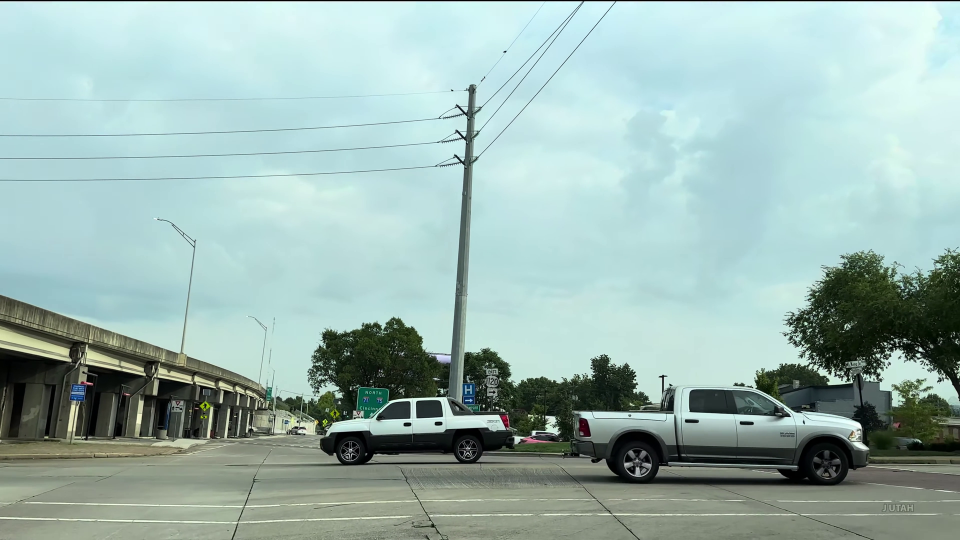
#> input picture 0_Datasets/Data/External_jutah/4_SelectedData/100/fail_0001.png, 1920 x 1080 px (shown at 1/2 size); its folder holds 3 pictures in this run
$ python 5_resize_images.py --size 100
#> lines starting #> are read from the running program, lines starting #| are printed output that depends on the picture
import os
import glob
import argparse

from tqdm import tqdm
from PIL import Image


def resize_image(img_file):
    with Image.open(img_file) as img:
#> img is the input picture: PIL image 1920x1080 RGB; mean R, G, B 155.7, 181.4, 176.2
        new_img = img.resize((img.width // 2, img.height // 2))
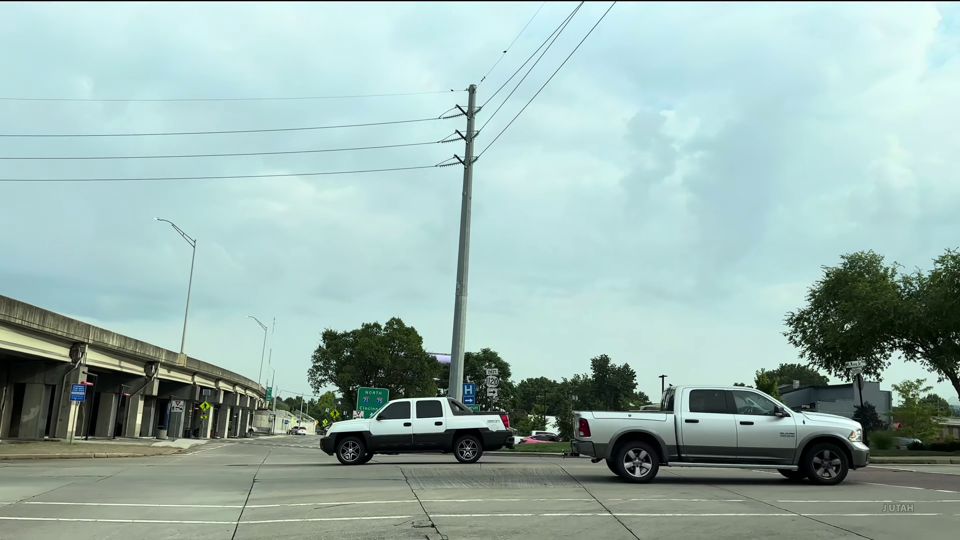
#> new_img: PIL image 960x540 RGB; mean R, G, B 155.7, 181.5, 176.2
    return new_img


# Decare the dataset directory
DATASET_DIRECTORY = "../0_Datasets/Data"

# Get user input
parser = argparse.ArgumentParser(description="Resize a folder of images")
parser.add_argument('--dataset',
                    type=str,
                    default="",
                    help="The dataset you want to process (OpenPilot_2k19, External_jutah)")
parser.add_argument('--size',
                    type=int,
                    required=True,
                    help="The size of the dataset you want to use")
args = parser.parse_args()


# Specify your folder path here
folder_path = f'{DATASET_DIRECTORY}/{args.dataset}/4_SelectedData/{args.size}'
output_folder = f'{DATASET_DIRECTORY}/{args.dataset}/4_SelectedData/{args.size}_smaller'


# Check if the output directory has been created
if not os.path.exists(output_folder):
    os.makedirs(output_folder)

# Get a list of files
patterns = ['*.jpg', '*.jpeg', '*.png']
all_files = [file for pattern in patterns for file in glob.glob(f"{folder_path}/{pattern}")]

# For each
for img_file in tqdm(all_files):
    # Resize and save
    resized_img = resize_image(img_file)
    resized_img.save(os.path.join(output_folder, os.path.basename(img_file)))
#> pass 2 of the loop `for img_file in tqdm(all_files):`:
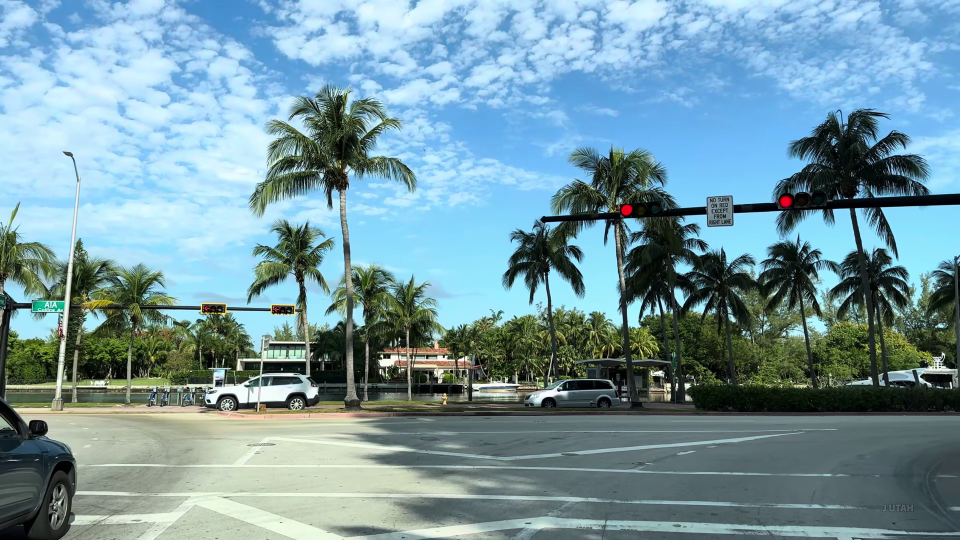
#> input picture 0_Datasets/Data/External_jutah/4_SelectedData/100/fail_0004.png, 1920 x 1080 px (shown at 1/2 size)
#> in resize_image, img is the input picture: PIL image 1920x1080 RGB; mean R, G, B 117.7, 151.4, 161.5
#> in resize_image (call 2), `new_img = img.resize((img.width // 2, img.height // 2))`:
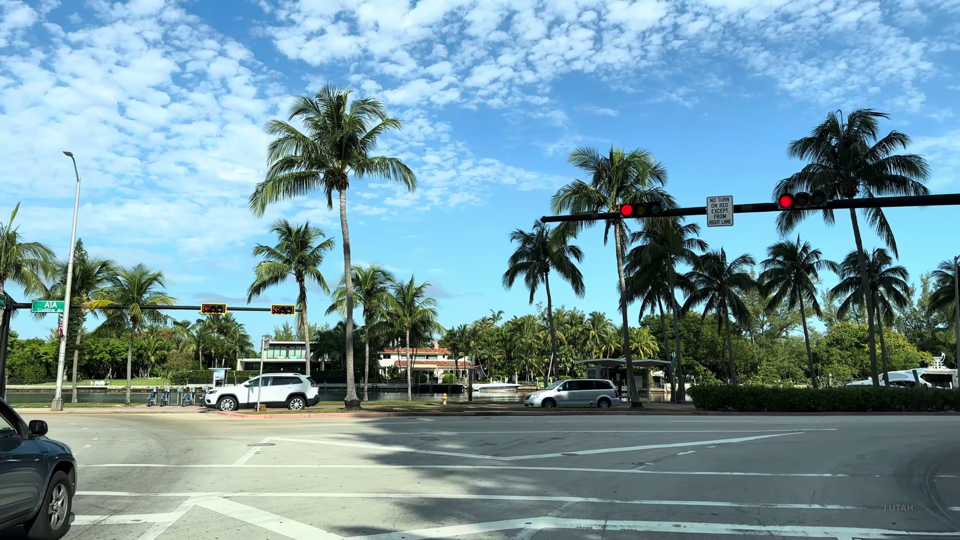
#> new_img: PIL image 960x540 RGB; mean R, G, B 117.7, 151.4, 161.5
#> pass 3 of the loop `for img_file in tqdm(all_files):`:
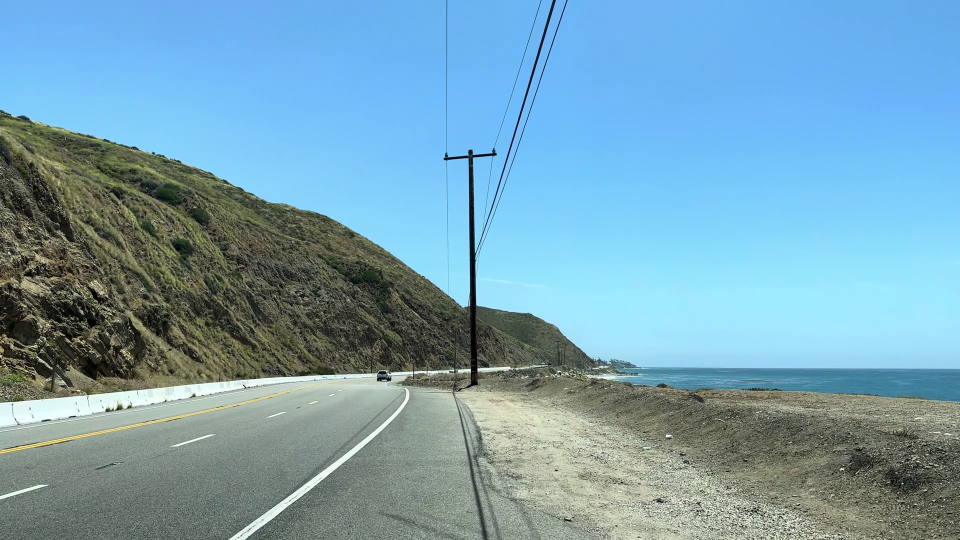
#> input picture 0_Datasets/Data/External_jutah/4_SelectedData/100/fail_0005.png, 1920 x 1080 px (shown at 1/2 size)
#> in resize_image, img is the input picture: PIL image 1920x1080 RGB; mean R, G, B 119, 160.9, 179.2
#> in resize_image (call 3), `new_img = img.resize((img.width // 2, img.height // 2))`:
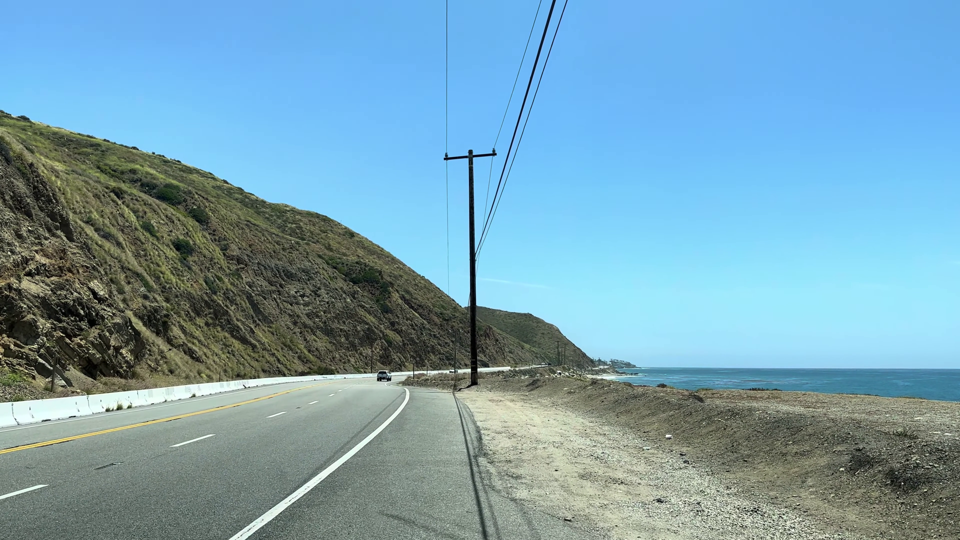
#> new_img: PIL image 960x540 RGB; mean R, G, B 119, 160.9, 179.2
